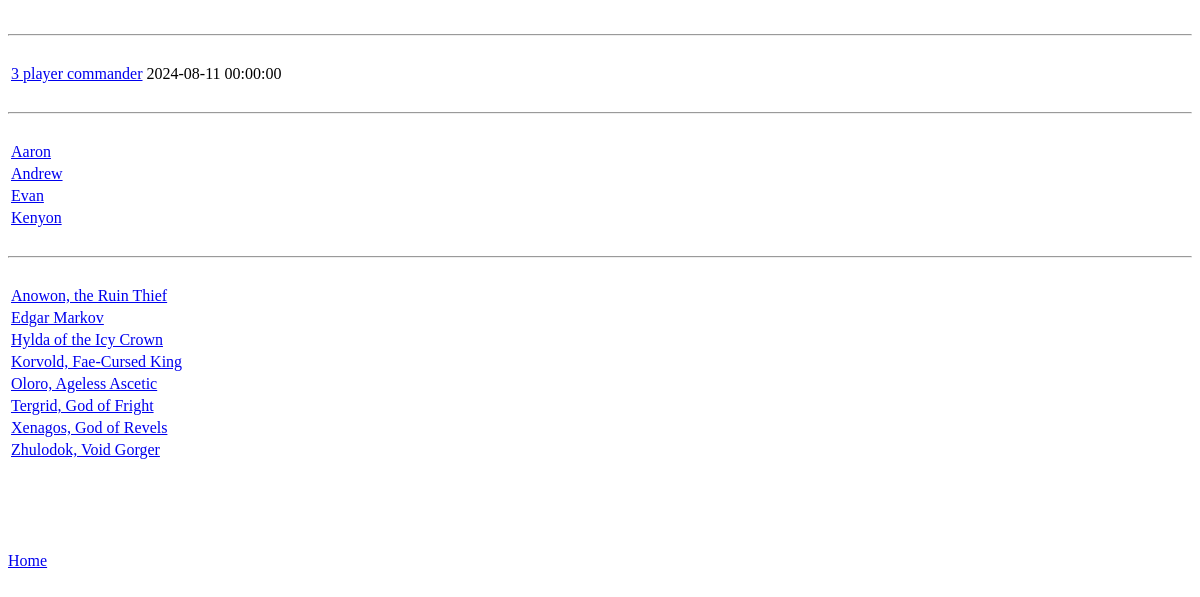
Before: / with the older database file.
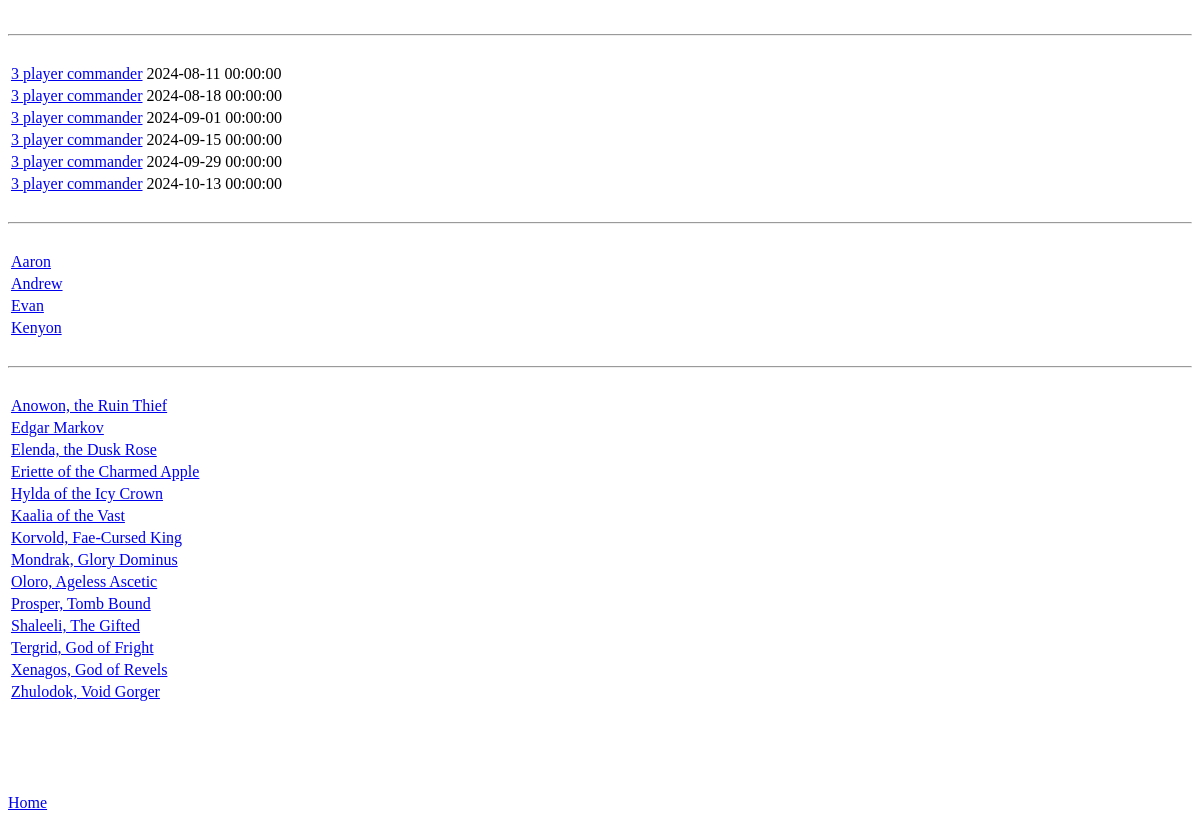
After: the same page with the newer database file.
### tables this page shows
CREATE TABLE `event` (
  `id` int(11) NOT NULL AUTO_INCREMENT,
  `location_id` int(11) DEFAULT NULL,
  `date` datetime DEFAULT NULL,
  `title` varchar(90) DEFAULT NULL,
  PRIMARY KEY (`id`),
  KEY `location_id_idx` (`location_id`)
);

CREATE TABLE `user` (
  `id` int(11) NOT NULL AUTO_INCREMENT,
  `name` varchar(500) DEFAULT NULL,
  PRIMARY KEY (`id`)
);

CREATE TABLE `activity_object` (
  `id` int(11) NOT NULL AUTO_INCREMENT,
  `activity_object_type_id` int(11) DEFAULT NULL,
  `name` varchar(90) DEFAULT NULL,
  PRIMARY KEY (`id`),
  KEY `activity_object_type_id_idx` (`activity_object_type_id`)
);

### class/db.php (called while the page is built, shortened)
<?php
class Database {
    private $host = 'localhost';
    private $username = 'root';
    private $password = '';
    private $dbname = 'homeevents';
    private $connection;
    private function connect() {
        $this->connection = new mysqli($this->host, $this->username, $this->password, $this->dbname);
    }
    public function runSQL($sql) {
        try {
        $result = $this->connection->query($sql);
        } catch (Exception $e) {
            return false;
        }
        return $result;
    }
    public function get_first_result($sql) {
        $result = $this->runSQL($sql);
        $firstrow = mysqli_fetch_assoc($result);
        return $firstrow;
    }
    public function get_schema($table_name=null) {
        if($table_name != null) {
            $table_data = $this->runSQL("DESC " . $table_name);
            return $table_data;
        }
        $tables = array();
        return $tables;
    }
}
?>

### class/blank.php (called while the page is built, shortened)
<?php
class Blank {
    private $table_name = null;
    public function __construct($initial_table = null,$initial_id = null) {
            $this->table_name = $initial_table;
            $this->set_values_by_id((int)$initial_id);
    }
    public function set_values_by_id($base_id) {
        require_once('class/db.php');
        $db = new Database();
        if($base_id == null || !is_int($base_id) || (int)$base_id < 0) {
           $schema = $db->get_schema($this->table_name);
           return true;
        }
        $db_obj = $db->get_first_result("SELECT * FROM " . $this->table_name . " WHERE id = " . (int)$base_id);
        if(isset($db_obj['id']) && (int)$db_obj['id'] === $base_id) {
            return true;
        } else
            $this->id = null;
        return false;
    }
    public function get_value($val_name) {
        if(isset($this->$val_name))
            return $this->$val_name;
        return false;
    }
    public function get_all($limit_by=null,$sort_by=null) {
        $all_objects = array();
        require_once('class/db.php');
        $db = new Database();
        $sql_to_run = "SELECT id FROM " . $this->table_name;
        if($sort_by != null)
            $sql_to_run .= " ORDER BY " . $sort_by;
        $all_the_objects = $db->runSQL($sql_to_run);
        foreach($all_the_objects as $this_object) {
            $tmp = new Blank($this->table_name,$this_object['id']);
            if($tmp->id == $this_object['id'])  {
                array_push($all_objects,$tmp);
            }
        }
        return $all_objects;
    }
}
?>

### components/base_object.php (the view, shortened to what this page needs)
<?php
function get_href($base_obj) {
    $href_html = "<a href = '" . $base_obj->get_value('table_name') . ".php?" . $base_obj->get_value('table_name') . "_id=" . $base_obj->id . "'>";
    $test_properties = array("name","title");
    foreach($test_properties as $this_property) {
        if(isset($base_obj->$this_property))
            $href_html .= $base_obj->$this_property;
    }
    $href_html .= "</a>";
    return $href_html;
}
?>

### header.php (shortened to what this page needs)
<html>
<head>
</head>
<body>

### index.php (shortened to what this page needs)
<?php
require_once('header.php');
require_once('class/blank.php');
require_once('class/db.php');
require_once('components/base_object.php');
$all_events = new Blank('event');
$all_events = $all_events->get_all(sort_by:"date");
echo "<br /><hr><br /><table>";
foreach($all_events as $this_event) {
    echo "<tr><td>" . get_href($this_event) . "</td><td>" . $this_event->date . "</td></tr>";
}
echo "</table>";
$all_users = new Blank('user');
$all_users = $all_users->get_all(sort_by:"name");
echo "<br /><hr><br /><table>";
foreach($all_users as $this_user) {
    echo "<tr><td>" . get_href($this_user) . "</td></tr>";
}
echo "</table>";
$all_activity_objects = new Blank('activity_object');
$all_activity_objects = $all_activity_objects->get_all(sort_by:"name");
echo "<br /><hr><br /><table>";
foreach($all_activity_objects as $this_activity_object) {
    echo "<tr><td>" . get_href($this_activity_object) . "</td></tr>";
}
echo "</table>";
require_once('footer.php'); ?>

### footer.php
<br /><br /><br /><br /><br />
<a href = "/homeevents/">Home</a>
</body>
</html>

Changed rows visible on the page:
added event: this_event "3 player commander", date "2024-08-18 00:00:00"
added event: this_event "3 player commander", date "2024-09-01 00:00:00"
added event: this_event "3 player commander", date "2024-09-15 00:00:00"
added event: this_event "3 player commander", date "2024-09-29 00:00:00"
added event: this_event "3 player commander", date "2024-10-13 00:00:00"
added activity_object: this_activity_object "Elenda, the Dusk Rose"
added activity_object: this_activity_object "Eriette of the Charmed Apple"
added activity_object: this_activity_object "Kaalia of the Vast"
added activity_object: this_activity_object "Mondrak, Glory Dominus"
added activity_object: this_activity_object "Prosper, Tomb Bound"
added activity_object: this_activity_object "Shaleeli, The Gifted"
